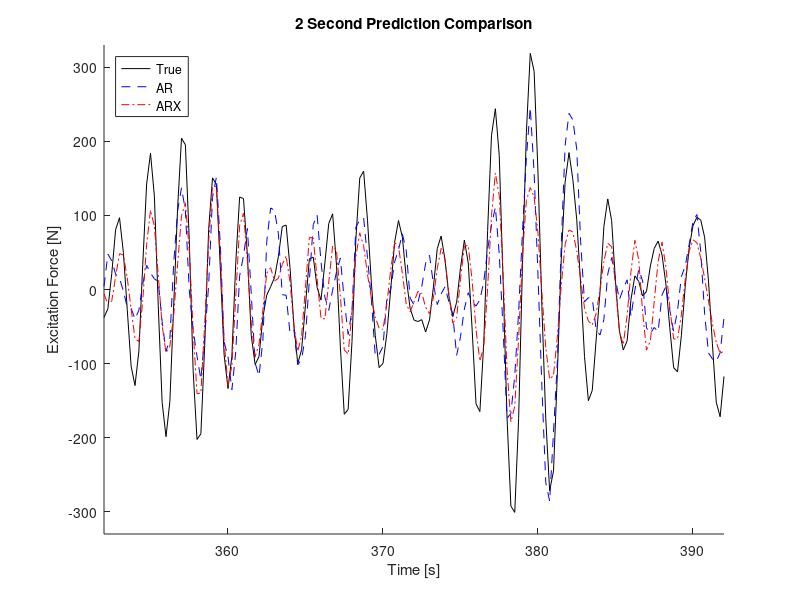
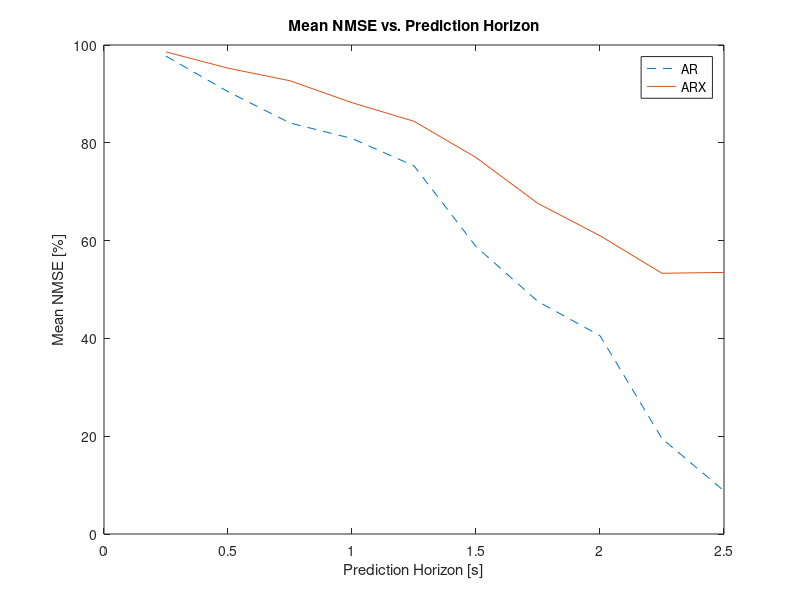

These figures' MATLAB source, in order: (Note: this script raises an error after producing the figures.)
% This script is written on 5/13/19
% The purpose is to plot the figures use in the third article in my
% disseration. 
% A readme type discussion follows:

% ARforecastVals.mat: comes from aving the adjusted NMSE using the AR model in NMSE_t script
% ARXforecastVals.mat: comes from saving the adjusted NMSE using the AR model in NMSE_t script
% saveTime.mat: comes from saving the time from stakedAR_ARX.m
% FexConv.mat: comes from saving the true Fex from stackedARX_ARX.m with
% the correct settings
% FexEst: comes from saving the est Fex from stackedARX_ARX.m with
% the correct settings

clear all
close all
clc
format compact
addpath(fullfile(cd, '..', filesep, 'Functions'))

load ARforecastVals.mat
    ARforecast = saveVals;
load ARXforecastVals.mat
    ARXforecast = saveVals;
load saveTime.mat
    Time = saveTime;
load FexConv.mat 
    Conv = saveConv;
load FexEst.mat
    Est = saveFex;

figure()
hold on
plot(Time,Est,'k')
plot(Time,ARforecast,'b--')
plot(Time,ARXforecast,'r-.')
legend('True','AR','ARX','Location','NorthWest')
title('2 Second Prediction Comparison')
ylabel('Excitation Force [N]')
xlabel('Time [s]')
axis([352,392,-330,330])


%% NMSE(t) plot
forecastParams.subNo = 50;
Fs = 200/forecastParams.subNo;
Ts = 1/Fs;
n = 10;
forecastVec = [1*Ts:Ts:n*Ts];

load ARNMSE_adjusted.mat
ARnmse = NMSE_adjusted;
load ARXNMSE_adjusted.mat
ARXnmse = NMSE_adjusted;

figure()
plot(forecastVec,100.*ARnmse,'--',forecastVec,100.*ARXnmse)
legend('AR','ARX')
ylabel('Mean NMSE [%]')
xlabel('Prediction Horizon [s]')
title('Mean NMSE vs. Prediction Horizon')

c
%% Comparing ARX_AR vs AR only.
% Each one of the full NMSE matricies will be loaded. These are saved from
% the NMSE_t.m script 
load AR_NMSE.mat
AR_NMSE = NMSE;
load ARX_AR_NMSE
ARXAR_NMSE = NMSE;
Periods = [0,0,1.9,1.9,1.9,2.37,2.37,2.37,2.69,2.69,2.69,3.16,3.16,3.95,4.74,5.53,2.06,2.37];
deadTime = [0,0,2.53,2.53,2.53,2.03,2.03,2.03,1.79,1.79,1.79,1.52,1.52,1.22,1.01,0.89,2.33,2.03];
n = 20;
forecastVec = [1*Ts:Ts:n*Ts];
for k = 3:18 % create matrix of dimensionless forecast times.
dimForecast(:,k) = forecastVec/Periods(k);
end

extraHorizon = 0.5; % the time AR forecasts beyond dead time
cutTime = round((deadTime+extraHorizon)./Ts);
ARnans = AR_NMSE;
ARXARnans = ARXAR_NMSE;

for k = 1:length(forecastVec)
    for kk = 3:18
        if cutTime(kk) < forecastVec(k)/Ts
           ARnans(k:end,kk) = NaN;
           ARXARnans(k:end,kk) = NaN;
        end    
    end
    
end

for k = 1:length(forecastVec)
ARNMSE_adjusted(k) = nanmean(ARnans(k,3:18));
ARXARNMSE_adjusted(k) = nanmean(ARXARnans(k,3:18));
end


figure()
plot(forecastVec,100.*ARNMSE_adjusted,'b--',forecastVec,100.*ARXARNMSE_adjusted,'k')
xlabel('Prediction Horizon [s]')
ylabel('Mean NMSE [%]')
title('Mean NMSE, Horizon Extended 0.5 seconds')
legend('AR','ARX+AR')


%% Comparing AR and ARXAR
load ARNMSE_3_11.mat
AR9_NMSE = NMSE(:,3:11);
load ARXARNMSE_3_11.mat
ARXAR9_NMSE = NMSE(:,3:11);

Fs = 200/forecastParams.subNo;
Ts = 1/Fs;
n = length(AR9_NMSE);
forecastVec = [1*Ts:Ts:n*Ts];

for k = 2:3:10
    AR3_NMSE(:,round(k/3)) = mean(AR9_NMSE(:,k-1:k+1),2);
    ARXAR3_NMSE(:,round(k/3)) = mean(ARXAR9_NMSE(:,k-1:k+1),2);
end

figure()
Tp = 1.9;
subplot(3,1,1)
plot(forecastVec./Tp,100.*AR3_NMSE(:,1),'b--',forecastVec./Tp,100.*ARXAR3_NMSE(:,1),'r')
hold on
plot([1.33,1.33],[0,100],'k')
hold off
axis([0,forecastVec(end)./Tp,0,100])
ylabel('NMSE [%]')
title('Runs 3-5')

subplot(3,1,2)
Tp = 2.37;
plot(forecastVec./Tp,100.*AR3_NMSE(:,2),'b--',forecastVec./Tp,100.*ARXAR3_NMSE(:,2),'r')
hold on
plot([0.85,0.85],[0,100],'k')
hold off
axis([0,forecastVec(end)./Tp,0,100])
ylabel('NMSE [%]')
title('Runs 6-8')

subplot(3,1,3)
Tp = 2.69;
plot(forecastVec./Tp,100.*AR3_NMSE(:,3),'b--',forecastVec./Tp,100.*ARXAR3_NMSE(:,3),'r')
hold on
plot([0.66,0.66],[0,100],'k')
hold off
axis([0,forecastVec(end)./Tp,0,100])
ylabel('NMSE [%]')
title('Runs 9-11')
xlabel('Horizon/T_p')

% %% Testing individual runs
% close all
% for k = 1:9
%     figure(k)
%     plot(forecastVec,100.*AR9_NMSE(:,k),'b--',forecastVec,100.*ARXAR9_NMSE(:,k),'r')
% 
% end

%% 9 runs subplot to show individual wave climates.
load ARNMSE_10steps.mat
AR9 = NMSE(:,3:11);
load ARXNMSE_10steps.mat
ARX9 = NMSE(:,3:11);

Fs = 200/forecastParams.subNo;
Ts = 1/Fs;
n = 10;
forecastVec = [1*Ts:Ts:n*Ts];
deadTime = [0,0,2.53,2.53,2.53,2.03,2.03,2.03,1.79,1.79,1.79,1.52,1.52,1.22,1.01,0.89,2.33,2.03];
deadSteps = round(deadTime./Ts);
ARnans = 100.*AR9;
ARXnans = 100.*ARX9;

for k = 1:length(forecastVec)
    for kk = 1:9
        if deadSteps(kk+2) < forecastVec(k)/Ts % +2 adjusts for runNo index
           ARnans(k:end,kk) = NaN;
           ARXnans(k:end,kk) = NaN;
        end    
    end
    
end

figure()
subplot(3,1,1)
plot(forecastVec,mean(ARnans(:,1:3),2),'b--',forecastVec,mean(ARXnans(:,1:3),2),'r')
title('Mean NMSE for Runs 1-3, T_p=1.9s')
% axis([0,2.5,0,100])
ylabel('NMSE [%]')
legend('AR','ARX','Location','SouthWest')


subplot(3,1,2)
cutoffNum = 2;
plot(forecastVec(1:end-cutoffNum),mean(ARnans(1:end-cutoffNum,4:6),2),'b--',forecastVec(1:end-cutoffNum),mean(ARXnans(1:end-cutoffNum,4:6),2),'r')
title('Mean NMSE for Runs 4-6, T_p=2.37s')
% axis([0,2.5,0,100])
ylabel('NMSE [%]')
legend('AR','ARX','Location','SouthWest')


subplot(3,1,3)
cutoffNum = 3;
plot(forecastVec(1:end-cutoffNum),mean(ARnans(1:end-cutoffNum,7:9),2),'b--',forecastVec(1:end-cutoffNum),mean(ARXnans(1:end-cutoffNum,7:9),2),'r')
title('Mean NMSE for Runs 7-9, T_p=2.69s')
% axis([0,2.5,0,100])
xlabel('Prediction Horizon [s]')
ylabel('NMSE [%]')
legend('AR','ARX','Location','SouthWest')





